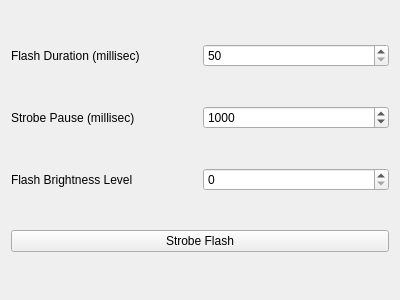
<?xml version="1.0" encoding="UTF-8"?>
<ui version="4.0">
 <class>LanStrobeForm</class>
 <widget class="QWidget" name="LanStrobeForm">
  <property name="geometry">
   <rect>
    <x>0</x>
    <y>0</y>
    <width>400</width>
    <height>300</height>
   </rect>
  </property>
  <property name="windowTitle">
   <string>Strobe</string>
  </property>
  <layout class="QVBoxLayout" name="verticalLayout">
   <item>
    <layout class="QHBoxLayout" name="horizontalLayout_3">
     <item>
      <widget class="QLabel" name="flashDurationLabel">
       <property name="text">
        <string>Flash Duration (millisec)</string>
       </property>
      </widget>
     </item>
     <item>
      <widget class="QSpinBox" name="flashDurationSpinBox">
       <property name="minimum">
        <number>50</number>
       </property>
       <property name="maximum">
        <number>1000</number>
       </property>
       <property name="singleStep">
        <number>50</number>
       </property>
      </widget>
     </item>
    </layout>
   </item>
   <item>
    <layout class="QHBoxLayout" name="horizontalLayout_4">
     <item>
      <widget class="QLabel" name="pauseLabel">
       <property name="text">
        <string>Strobe Pause (millisec)</string>
       </property>
      </widget>
     </item>
     <item>
      <widget class="QSpinBox" name="flashPauseSpinBox">
       <property name="minimum">
        <number>50</number>
       </property>
       <property name="maximum">
        <number>10000</number>
       </property>
       <property name="singleStep">
        <number>50</number>
       </property>
       <property name="value">
        <number>1000</number>
       </property>
      </widget>
     </item>
    </layout>
   </item>
   <item>
    <layout class="QHBoxLayout" name="horizontalLayout_2">
     <item>
      <widget class="QLabel" name="flashBrightLabel">
       <property name="text">
        <string>Flash Brightness Level</string>
       </property>
      </widget>
     </item>
     <item>
      <widget class="QSpinBox" name="flashBrightnessSpinBox"/>
     </item>
    </layout>
   </item>
   <item>
    <widget class="QPushButton" name="strobeFlashButton">
     <property name="text">
      <string>Strobe Flash</string>
     </property>
    </widget>
   </item>
  </layout>
 </widget>
 <resources/>
 <connections/>
</ui>
